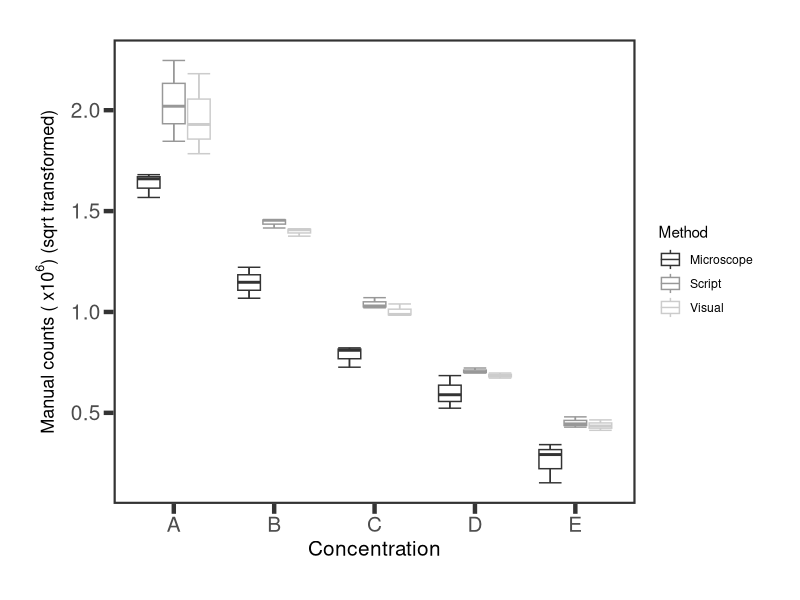
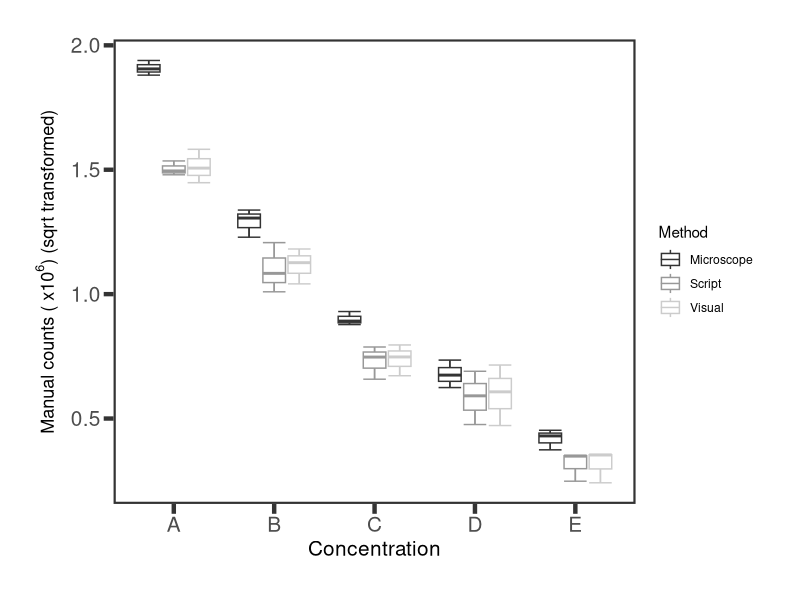
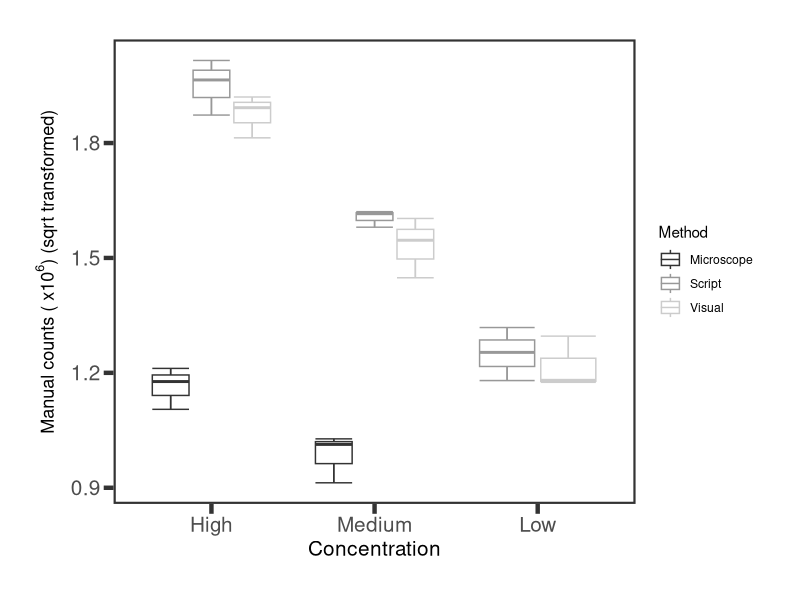
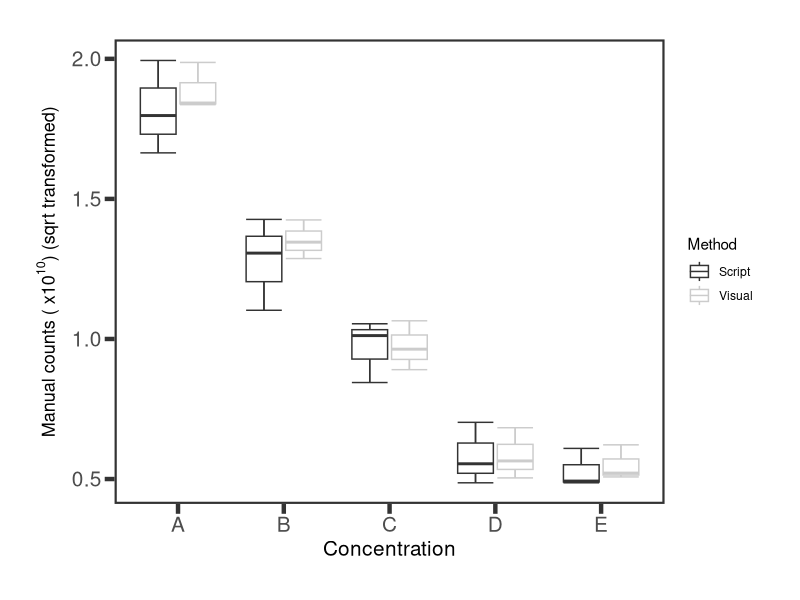
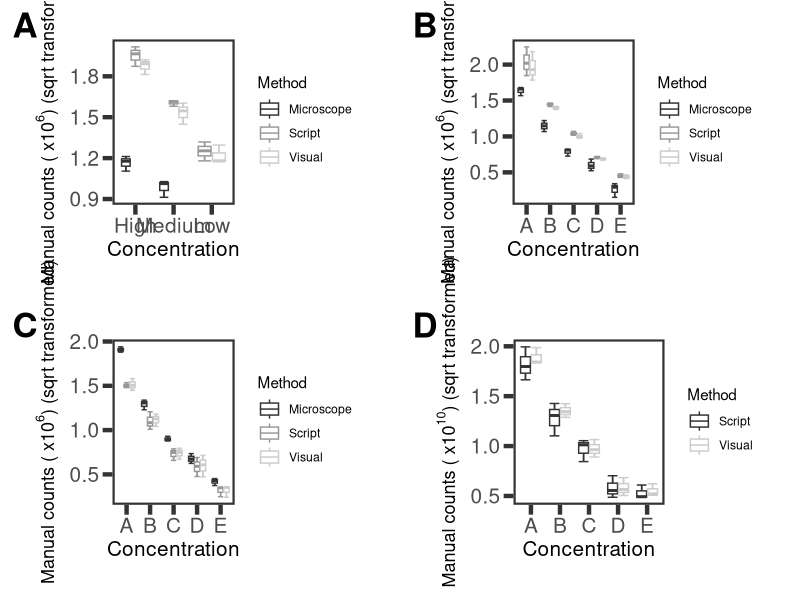

Generate these figures, in order, with R:
library(ggplot2)
library(gridExtra)
library(ggpubr)
library(cowplot)

setwd("C:/Users/Tyler.Harman/Desktop/cellcount_work/cellcount_main/data")

BA<-read.csv("Boxplot_Analysis.csv",header=T)

BA_F192<-subset(BA,Species=="F192")
BA_F210<-subset(BA,Species=="F210")
BA_Anabena<-subset(BA,Species=="Anabena")
BA_Anabena$Concentration_f = factor(BA_Anabena$Concentration, levels=c('High','Medium','Low'))
BA_Shewanella<-subset(BA,Species=="Shewanella")


BA_F192$Output<-(BA_F192$Output/1000000)
BA_F192$Output<-(sqrt(BA_F192$Output))

F192<-ggplot(data=BA_F192, aes(x=Concentration,y=Output,color=Method))+
  scale_colour_grey()+
  stat_boxplot(geom='errorbar')+
  geom_boxplot(size=0.5)+
  theme_bw()+
  labs(x="Concentration")+
  labs(y=expression(paste("Manual counts ( ",x10^{6},") (sqrt transformed)")))+
  scale_y_continuous(labels = function(x) format(x, scientific = FALSE))+
  theme(axis.title.x = element_text(size=15),
        axis.title.y = element_text(size=13,vjust=2))+
  theme(axis.text.x = element_text(size = 15),
        axis.text.y = element_text(size = 15),
        axis.ticks = element_line(size=1.5),
        axis.ticks.length = unit(0.25,"cm"),
        plot.margin=unit(c(1,1,1,1),"cm"),
        panel.grid.major = element_blank(),
        panel.grid.minor = element_blank(),
        panel.border = element_rect(size=1.5))
F192  

BA_F210$Output<-(BA_F210$Output/1000000)
BA_F210$Output<-(sqrt(BA_F210$Output))

F210<-ggplot(data=BA_F210, aes(x=Concentration,y=Output,color=Method))+
  scale_colour_grey()+
  stat_boxplot(geom='errorbar')+
  geom_boxplot(size=0.5)+
  theme_bw()+
  labs(x="Concentration")+
  labs(y=expression(paste("Manual counts ( ",x10^{6},") (sqrt transformed)")))+
  scale_y_continuous(labels = function(x) format(x, scientific = FALSE))+
  theme(axis.title.x = element_text(size=15),
        axis.title.y = element_text(size=13,vjust=2))+
  theme(axis.text.x = element_text(size = 15),
        axis.text.y = element_text(size = 15),
        axis.ticks = element_line(size=1.5),
        axis.ticks.length = unit(0.25,"cm"),
        plot.margin=unit(c(1,1,1,1),"cm"),
        panel.grid.major = element_blank(),
        panel.grid.minor = element_blank(),
        panel.border = element_rect(size=1.5))
F210

BA_Anabena$Output<-(BA_Anabena$Output/1000000)
BA_Anabena$Output<-(sqrt(BA_Anabena$Output))

Anabena<-ggplot(data=BA_Anabena, aes(x=Concentration_f,y=Output,color=Method))+
  scale_colour_grey()+
  stat_boxplot(geom='errorbar')+
  geom_boxplot(size=0.5)+
  theme_bw()+
  labs(x="Concentration")+
  labs(y=expression(paste("Manual counts ( ",x10^{6},") (sqrt transformed)")))+
  scale_y_continuous(labels = function(x) format(x, scientific = FALSE))+
  theme(axis.title.x = element_text(size=15),
        axis.title.y = element_text(size=13,vjust=2))+
  theme(axis.text.x = element_text(size = 15),
        axis.text.y = element_text(size = 15),
        axis.ticks = element_line(size=1.5),
        axis.ticks.length = unit(0.25,"cm"),
        plot.margin=unit(c(1,1,1,1),"cm"),
        panel.grid.major = element_blank(),
        panel.grid.minor = element_blank(),
        panel.border = element_rect(size=1.5))
Anabena


BA_Shewanella$Output<-(BA_Shewanella$Output/10000000000)
BA_Shewanella$Output<-(sqrt(BA_Shewanella$Output))

Shewanella<-ggplot(data=BA_Shewanella, aes(x=Concentration,y=Output,color=Method))+
  scale_colour_grey()+
  stat_boxplot(geom='errorbar')+
  geom_boxplot(size=0.5)+
  theme_bw()+
  labs(x="Concentration")+
  labs(y=expression(paste("Manual counts ( ",x10^{10},") (sqrt transformed)")))+
  scale_y_continuous(labels = function(x) format(x, scientific = FALSE))+
  theme(axis.title.x = element_text(size=15),
        axis.title.y = element_text(size=13,vjust=2))+
  theme(axis.text.x = element_text(size = 15),
        axis.text.y = element_text(size = 15),
        axis.ticks = element_line(size=1.5),
        axis.ticks.length = unit(0.25,"cm"),
        plot.margin=unit(c(1,1,1,1),"cm"),
        panel.grid.major = element_blank(),
        panel.grid.minor = element_blank(),
        panel.border = element_rect(size=1.5))
Shewanella

tiff("BA_Analysis.tiff", height = 25, width = 35, units = 'cm', 
     compression = "lzw", res = 300)
plot_grid(Anabena,F192,F210,Shewanella, nrow = 2, ncol = 2, labels = "AUTO",label_size = 25)
dev.off()
